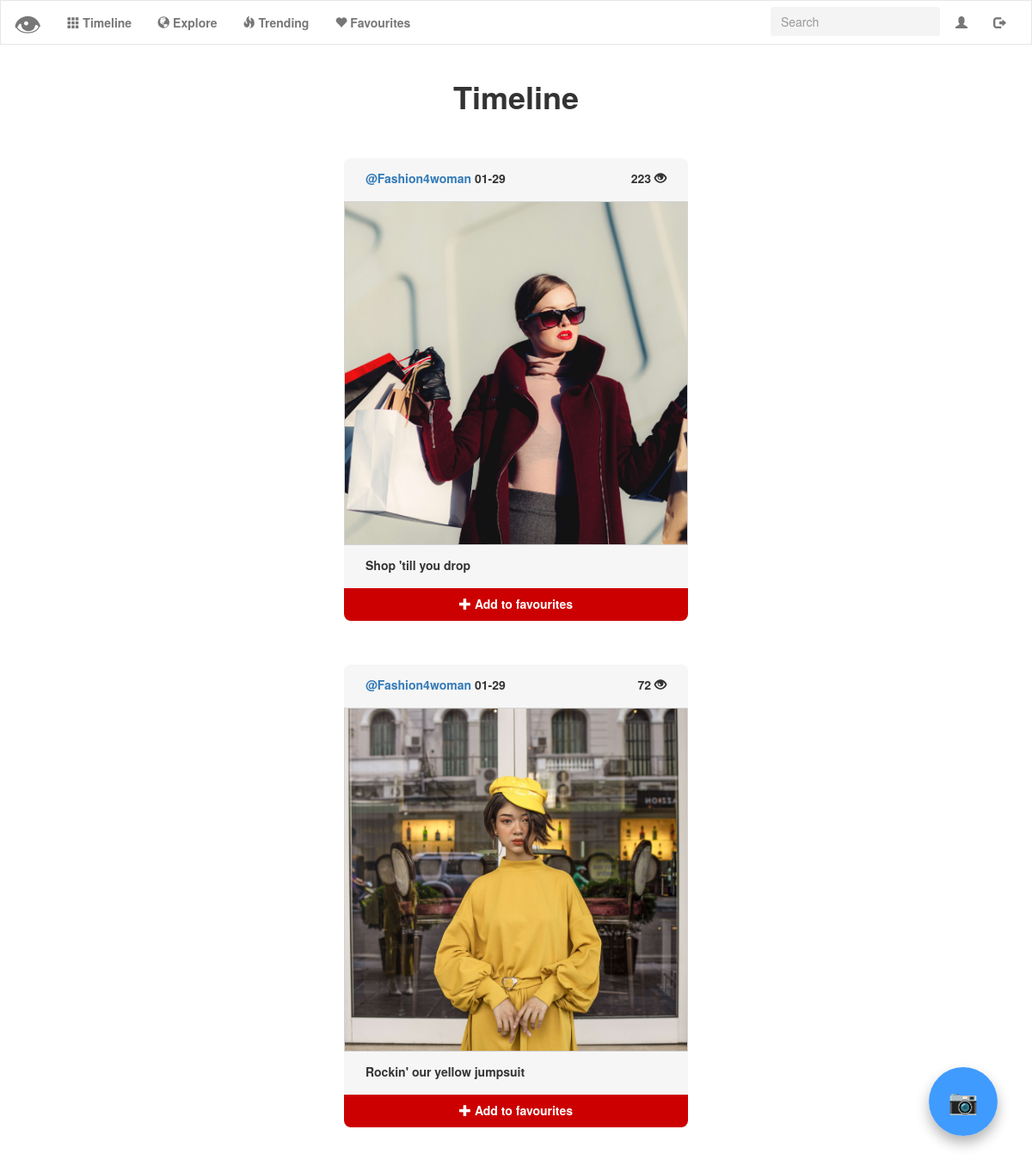
The page /timeline (signed in) on the database its author committed.
### tables this page shows
CREATE TABLE 'uploads' ('id' integer PRIMARY KEY AUTOINCREMENT NOT NULL, 'user_id' integer NOT NULL, 'upload' text NOT NULL, 'description' text NOT NULL, 'timestamp' double precision NOT NULL DEFAULT CURRENT_TIMESTAMP, 'username'  text NOT NULL  , 'score' INTEGER NOT NULL DEFAULT 0);

### application.py (the view)
@app.route("/timeline")
@login_required
def timeline():
    photos_empty = False
    show = True
    uploads = []
    followings_id = get_following(session["user_id"])
    for p in followings_id:
        user_uploads = get_all_uploads(p["user_id"])
        for u in user_uploads:
            uploads.append(u)
    if not uploads:
        photos_empty = True
    uploads.sort(key=lambda d: d['timestamp'])
    if len(uploads) <= counter_timeline:
        show = False
    uploads = uploads[:counter_timeline]
    return render_template("timeline.html", uploads=uploads, user_id=session["user_id"], photos_empty=photos_empty, show=show)

### helpers.py (called while the page is built)
def login_required(f):
    @wraps(f)
    def decorated_function(*args, **kwargs):
        if session.get("user_id") is None:
            return redirect("/login")
        return f(*args, **kwargs)
    return decorated_function

def change_timestamp(post_list):
    for post in post_list:
        date = post["timestamp"]
        date = date[5:11]
        post["timestamp"] = date
    return post_list

def get_following(follower_id):
    following = db.execute("SELECT user_id FROM followers WHERE follower_id = :follower_id", follower_id=follower_id)
    return following

def get_all_uploads(user_id):
    user_photos = db.execute("SELECT * FROM uploads WHERE user_id = :user_id", user_id=user_id)
    user_photos = change_timestamp(user_photos)
    user_photos.sort(key=lambda d: d['timestamp'], reverse=True)
    return user_photos

### templates/timeline.html (shortened to what this page needs)
{% extends "layout.html" %}
{% block main %}
<div class="container-title" id="timeline-title">
	<h1>
		<b>Timeline</b>
	</h1>
</div>
{% for post in uploads %}
<div class="button-images">
	<button name="modal" class="photo_modal" data-toggle="modal" data-target="#photomodal{{ post.id }}">
		<label for="modal" class="modal-label">
			<div class="timeline-container">
				<div class="timeline-description">
					<a href="{{ url_for('profile', username=post.username) }}">
						<label id="username">{{ post.username }} </label>
					</a>
					<label id="timestamp">{{ post.timestamp }} </label>
					<label id="score">{{ post.score }}
						<span class="glyphicon glyphicon-eye-open"></span>
					</label>
				</div>
				<img src="/upload/{{ post.upload }}" class="img-responsive">
				<div class="timeline-bottom">
					<label id="discription">{{ post.description }} </label>
					<button id="favourite" onclick="favouriteButtonClicked({{ user_id }}, {{ post.id }})" class="btn btn-red btn-fav">
						<span class="glyphicon glyphicon-plus"></span>
						<b> Add to favourites</b>
					</button>
				</div>
			</div>
		</label>
	</button>
</div>
{% endfor %}
{% endblock %}

### static/styles.css (style rules this page uses)
html,body { overflow-x: hidden; width: 100%; }
main img { max-width: 100%; }
.btn { width:200px !important; background-color:black; color:white; height:40px; margin-top: 5px; }
.btn-red { width:200px !important; background-color:#cc0000; color:white; height:40px; margin-top: 5px; }
.img-responsive { border: 0.5px solid lightgray; object-fit: cover; width:250px !important; height:250px !important; border-radius: 8px; }
.photo_modal { background-color: white; border: 0px; }
.modal-label { transition: all 0.3s ease 0s; cursor: pointer; outline: none; }
.button-images { margin-bottom:50px; }
#timeline-title { margin-bottom: 50px !important; }
.button-images button { cursor: pointer; width: 100%; display: block; }
.button-images img { object-fit: cover; min-width:400px !important; min-height:400px !important; max-width: 650px !important; max-height: 650px !important; border-radius: 0; }
.timeline-description { text-align: left; padding-left: 25px; position: relative; top: 50%; transform: translateY(-50%); -webkit-transform: translateY(-50%); }
.timeline-container { background-color: rgba(246,246,246,1); border-radius: 8px 8px 0px 0px; padding-top:25px; padding-bottom:25px; }
.timeline-bottom { text-align: left; padding-left: 25px; position: relative; top: 50%; transform: translateY(50%); -webkit-transform: translateY(50%); }
.btn-fav { margin-left:auto; margin-right: auto; width: 400px !important; max-width:400px !important; margin-top: -8px !important; border-radius: 0px 0px 8px 8px; }
#score { float:right; padding-right: 25px }

### rows shown on the page
uploads: username "@Fashion4woman", timestamp "01-29", score "223", upload (picture), description "Shop 'till you drop"
uploads: username "@Fashion4woman", timestamp "01-29", score "72", upload (picture), description "Rockin' our yellow jumpsuit"
